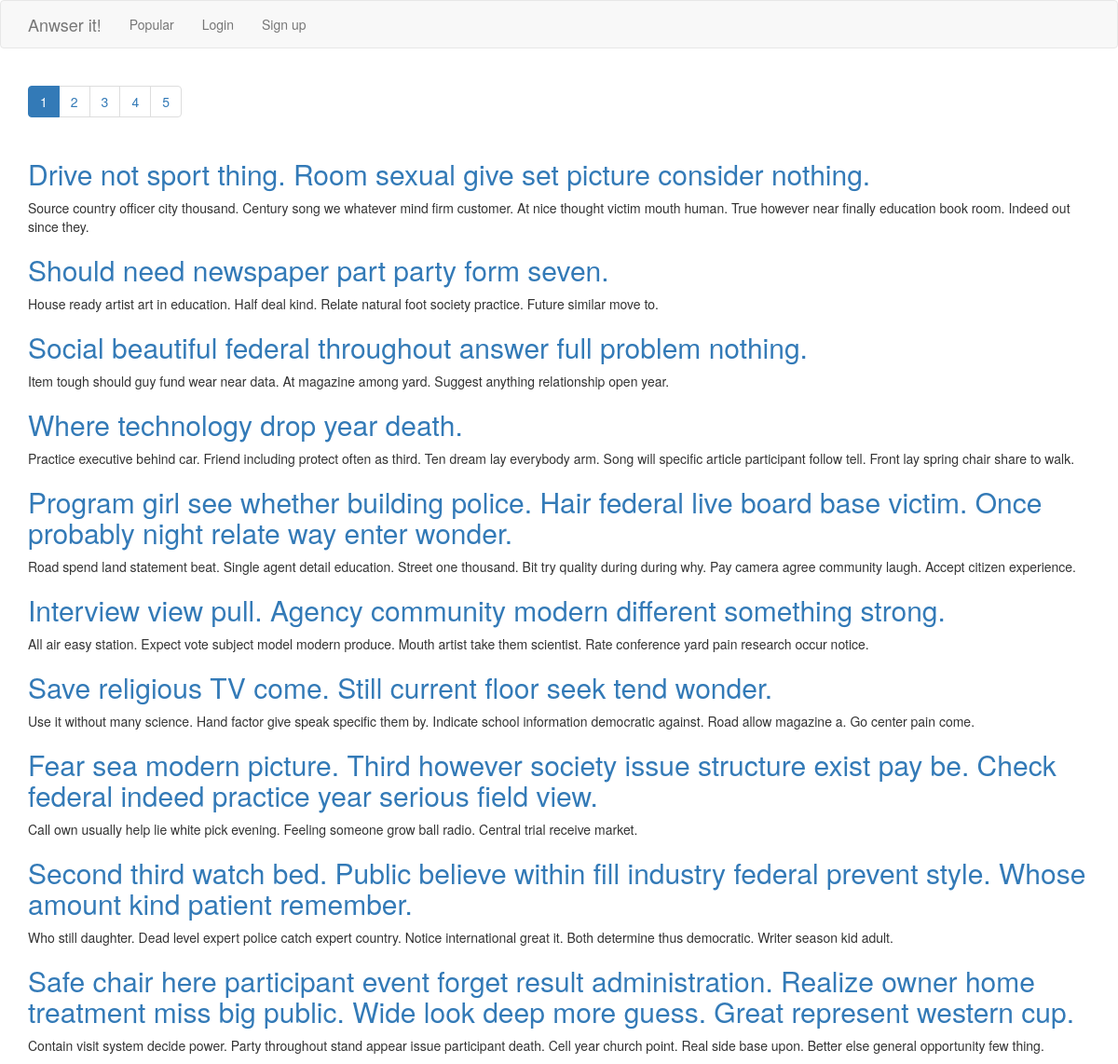
The app's page /, older data.
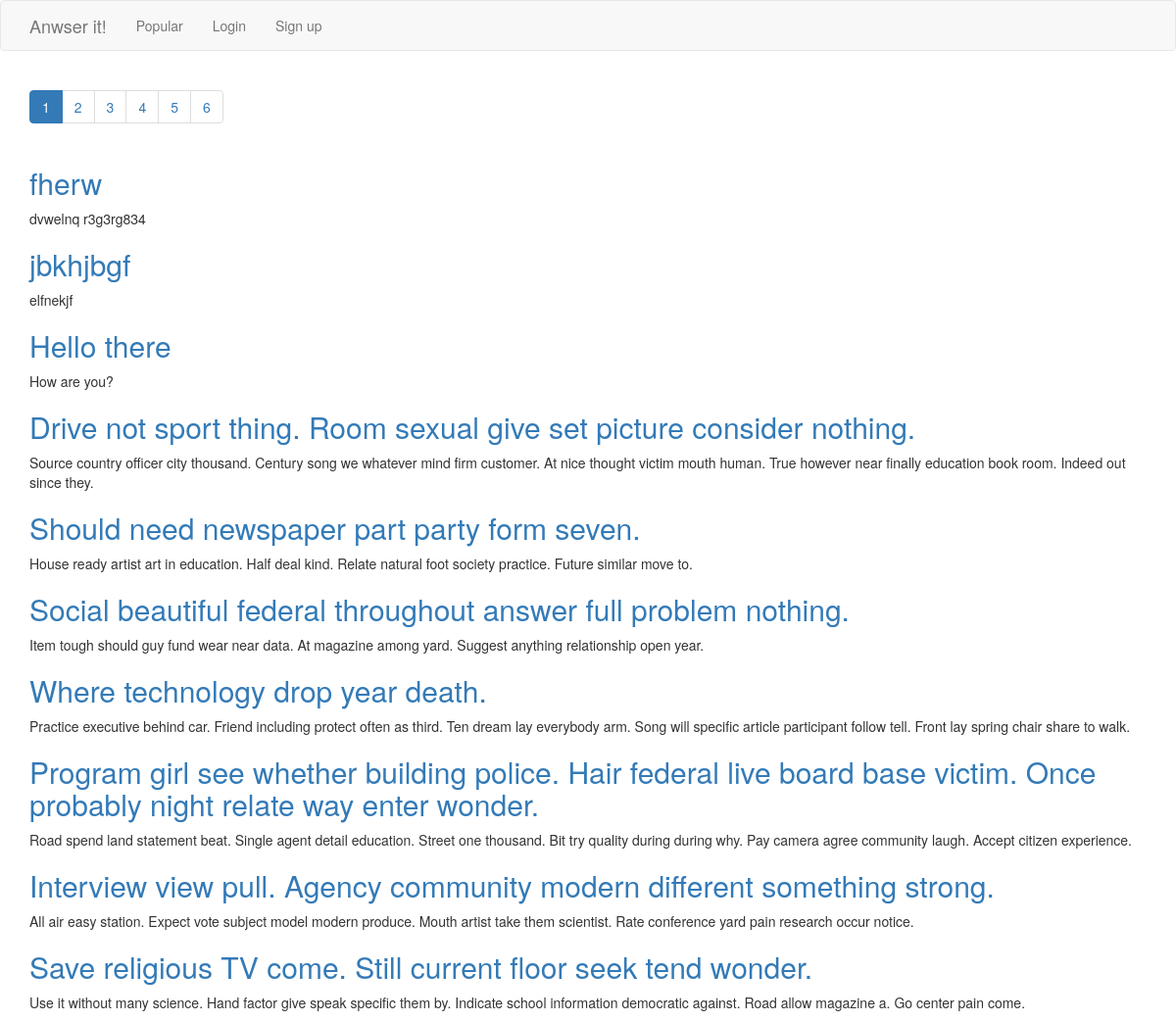
The same page, newer data.
### qa/models.py (models this page shows, shortened)
class Question(models.Model):
    title = models.CharField(default="", max_length=255)
    text = models.TextField(default="")
    added_at = models.DateTimeField(auto_now_add=True)
    rating = models.IntegerField(default=0)
    likes = models.ManyToManyField(User)
    author = models.ForeignKey(User, related_name='questions')
    objects = QuestionManager()

### qa/views.py (the view)
# urls.py: url(r'^$', views.new_questions, name='new_questions'),
@require_GET
def new_questions(request):
    questions = Question.objects.new()
    limit = 10
    try:
        page = int(request.GET.get('page', 1))
    except ValueError:
        raise 404
    paginator = Paginator(questions, limit)
    paginator.base_url = reverse('qa:new_questions') + "?page="
    try:
        page = paginator.page(page)
    except EmptyPage:
        page = paginator.page(paginator.num_pages)
    return render(request, 'qa/new_questions.html', {
        'questions': page.object_list,
        'paginator': paginator,
        'page': page
    })

### qa/models.py (called while the page is built)
    def new(self):
        return self.get_queryset().order_by('-id')

### qa/templates/qa/new_questions.html
{% extends 'qa/base.html' %}
{% load static %}
{% block paginator_block %}
    <ul class="pagination">
        {% for p in paginator.page_range %}
            {% if p == page.number %}
                <li class="active">
             {% else %}
                <li>
            {% endif %}
                <a href="{{ paginator.base_url }}{{ p }}">{{ p }}</a>
                </li>
        {% endfor %}
    </ul>
{% endblock %}
{% block content %}
    <link type="text/css" href="{% static 'qa/css/style.css' %}" rel="stylesheet">
    {% for question in questions %}
        <div>
            <a href="{% url 'qa:question' question.id %}"><h2>{{ question.title }}</h2></a>
            <p>{{ question.text }}</p>
        </div>
    {% endfor %}
{% endblock %}

Row changes from the older to the newer data that the page shows:
no longer on this page (row unchanged): Question: title "Fear sea modern picture. Third however society issue structure exist pay be. Check federal indeed practice year serious field view.", text "Call own usually help lie white pick evening. Feeling someone grow ball radio. Central trial receive market."
no longer on this page (row unchanged): Question: title "Second third watch bed. Public believe within fill industry federal prevent style. Whose amount kind patient remember.", text "Who still daughter. Dead level expert police catch expert country. Notice international great it. Both determine thus democratic. Writer season kid adult."
no longer on this page (row unchanged): Question: title "Safe chair here participant event forget result administration. Realize owner home treatment miss big public. Wide look deep more guess. Great represent western cup.", text "Contain visit system decide power. Party throughout stand appear issue participant death. Cell year church point. Real side base upon. Better else general opportunity few thing."
added Question: title "fherw", text "dvwelnq r3g3rg834"
added Question: title "jbkhjbgf", text "elfnekjf"
added Question: title "Hello there", text "How are you?"
Text that changed along with them:
new list line: "6"
